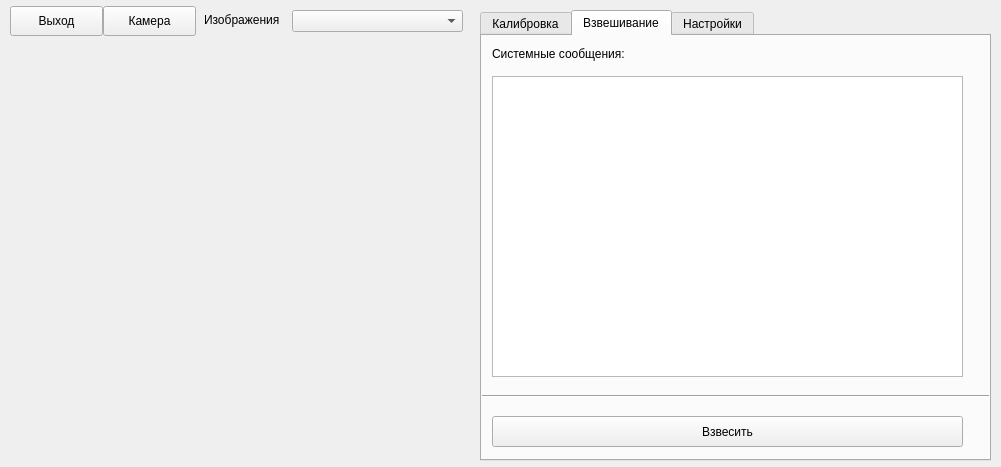
<?xml version="1.0" encoding="UTF-8"?>
<ui version="4.0">
 <class>MainWindow</class>
 <widget class="QMainWindow" name="MainWindow">
  <property name="geometry">
   <rect>
    <x>0</x>
    <y>0</y>
    <width>1001</width>
    <height>467</height>
   </rect>
  </property>
  <property name="windowTitle">
   <string>MainWindow</string>
  </property>
  <widget class="QWidget" name="centralwidget">
   <property name="autoFillBackground">
    <bool>false</bool>
   </property>
   <widget class="QTabWidget" name="tabWidget">
    <property name="geometry">
     <rect>
      <x>480</x>
      <y>10</y>
      <width>511</width>
      <height>451</height>
     </rect>
    </property>
    <property name="currentIndex">
     <number>1</number>
    </property>
    <widget class="QWidget" name="calibration_tab">
     <attribute name="title">
      <string>Калибровка</string>
     </attribute>
     <widget class="QLabel" name="label_5">
      <property name="geometry">
       <rect>
        <x>10</x>
        <y>10</y>
        <width>151</width>
        <height>16</height>
       </rect>
      </property>
      <property name="text">
       <string>Системные сообщения:</string>
      </property>
     </widget>
     <widget class="QProgressBar" name="cal_progress">
      <property name="geometry">
       <rect>
        <x>210</x>
        <y>380</y>
        <width>281</width>
        <height>31</height>
       </rect>
      </property>
      <property name="maximum">
       <number>10</number>
      </property>
      <property name="value">
       <number>0</number>
      </property>
     </widget>
     <widget class="QPushButton" name="calibrate_button">
      <property name="geometry">
       <rect>
        <x>10</x>
        <y>380</y>
        <width>171</width>
        <height>31</height>
       </rect>
      </property>
      <property name="text">
       <string>Начать калибровку</string>
      </property>
     </widget>
     <widget class="QPlainTextEdit" name="logging_calibrating">
      <property name="geometry">
       <rect>
        <x>10</x>
        <y>40</y>
        <width>471</width>
        <height>321</height>
       </rect>
      </property>
      <property name="readOnly">
       <bool>true</bool>
      </property>
     </widget>
    </widget>
    <widget class="QWidget" name="scaling_tab">
     <attribute name="title">
      <string>Взвешивание</string>
     </attribute>
     <widget class="QPushButton" name="scale_button">
      <property name="geometry">
       <rect>
        <x>10</x>
        <y>380</y>
        <width>471</width>
        <height>31</height>
       </rect>
      </property>
      <property name="text">
       <string>Взвесить</string>
      </property>
     </widget>
     <widget class="QLabel" name="label_2">
      <property name="geometry">
       <rect>
        <x>10</x>
        <y>10</y>
        <width>151</width>
        <height>16</height>
       </rect>
      </property>
      <property name="text">
       <string>Системные сообщения:</string>
      </property>
     </widget>
     <widget class="Line" name="line_2">
      <property name="geometry">
       <rect>
        <x>0</x>
        <y>350</y>
        <width>511</width>
        <height>20</height>
       </rect>
      </property>
      <property name="orientation">
       <enum>Qt::Horizontal</enum>
      </property>
     </widget>
     <widget class="QPlainTextEdit" name="logging_scaling">
      <property name="geometry">
       <rect>
        <x>10</x>
        <y>40</y>
        <width>471</width>
        <height>301</height>
       </rect>
      </property>
      <property name="readOnly">
       <bool>true</bool>
      </property>
     </widget>
    </widget>
    <widget class="QWidget" name="settings">
     <attribute name="title">
      <string>Настройки</string>
     </attribute>
     <widget class="QLabel" name="label">
      <property name="geometry">
       <rect>
        <x>10</x>
        <y>50</y>
        <width>371</width>
        <height>21</height>
       </rect>
      </property>
      <property name="text">
       <string>Число снимков на одну операцию взвешивания</string>
      </property>
     </widget>
     <widget class="QSpinBox" name="shots_input">
      <property name="geometry">
       <rect>
        <x>340</x>
        <y>50</y>
        <width>151</width>
        <height>22</height>
       </rect>
      </property>
      <property name="minimum">
       <number>1</number>
      </property>
      <property name="maximum">
       <number>16</number>
      </property>
     </widget>
     <widget class="QComboBox" name="drive_letter_box">
      <property name="geometry">
       <rect>
        <x>340</x>
        <y>90</y>
        <width>151</width>
        <height>22</height>
       </rect>
      </property>
     </widget>
     <widget class="QLabel" name="label_4">
      <property name="geometry">
       <rect>
        <x>10</x>
        <y>90</y>
        <width>291</width>
        <height>16</height>
       </rect>
      </property>
      <property name="text">
       <string>Выбор буквы диска с подключенной камерой</string>
      </property>
     </widget>
     <widget class="QLabel" name="label_6">
      <property name="geometry">
       <rect>
        <x>10</x>
        <y>10</y>
        <width>121</width>
        <height>16</height>
       </rect>
      </property>
      <property name="text">
       <string>Общие настройки</string>
      </property>
     </widget>
     <widget class="Line" name="line">
      <property name="geometry">
       <rect>
        <x>-10</x>
        <y>30</y>
        <width>521</width>
        <height>20</height>
       </rect>
      </property>
      <property name="orientation">
       <enum>Qt::Horizontal</enum>
      </property>
     </widget>
     <widget class="Line" name="line_5">
      <property name="geometry">
       <rect>
        <x>-10</x>
        <y>110</y>
        <width>521</width>
        <height>20</height>
       </rect>
      </property>
      <property name="orientation">
       <enum>Qt::Horizontal</enum>
      </property>
     </widget>
     <widget class="QLabel" name="label_8">
      <property name="geometry">
       <rect>
        <x>10</x>
        <y>160</y>
        <width>201</width>
        <height>16</height>
       </rect>
      </property>
      <property name="text">
       <string>Настройки режима калибровки</string>
      </property>
      <property name="textFormat">
       <enum>Qt::AutoText</enum>
      </property>
     </widget>
     <widget class="Line" name="line_6">
      <property name="geometry">
       <rect>
        <x>-10</x>
        <y>180</y>
        <width>521</width>
        <height>20</height>
       </rect>
      </property>
      <property name="orientation">
       <enum>Qt::Horizontal</enum>
      </property>
     </widget>
     <widget class="QLabel" name="label_9">
      <property name="geometry">
       <rect>
        <x>10</x>
        <y>200</y>
        <width>371</width>
        <height>21</height>
       </rect>
      </property>
      <property name="text">
       <string>Вес грузика (в граммах)</string>
      </property>
     </widget>
     <widget class="QLabel" name="label_10">
      <property name="geometry">
       <rect>
        <x>10</x>
        <y>240</y>
        <width>291</width>
        <height>16</height>
       </rect>
      </property>
      <property name="text">
       <string>Наименование тензометрического датчика</string>
      </property>
     </widget>
     <widget class="Line" name="line_7">
      <property name="geometry">
       <rect>
        <x>-10</x>
        <y>260</y>
        <width>521</width>
        <height>20</height>
       </rect>
      </property>
      <property name="orientation">
       <enum>Qt::Horizontal</enum>
      </property>
     </widget>
     <widget class="QSpinBox" name="cal_weight_input">
      <property name="geometry">
       <rect>
        <x>340</x>
        <y>200</y>
        <width>151</width>
        <height>22</height>
       </rect>
      </property>
      <property name="minimum">
       <number>1</number>
      </property>
      <property name="maximum">
       <number>5000</number>
      </property>
     </widget>
     <widget class="QLineEdit" name="sensor_name_input">
      <property name="geometry">
       <rect>
        <x>340</x>
        <y>240</y>
        <width>151</width>
        <height>22</height>
       </rect>
      </property>
     </widget>
     <widget class="QLabel" name="label_11">
      <property name="geometry">
       <rect>
        <x>10</x>
        <y>360</y>
        <width>301</width>
        <height>16</height>
       </rect>
      </property>
      <property name="text">
       <string>Выбор файла корректировок (./accuracy_presets/)</string>
      </property>
     </widget>
     <widget class="QLabel" name="label_13">
      <property name="geometry">
       <rect>
        <x>10</x>
        <y>310</y>
        <width>201</width>
        <height>16</height>
       </rect>
      </property>
      <property name="text">
       <string>Настройки режима взвешивания</string>
      </property>
      <property name="textFormat">
       <enum>Qt::AutoText</enum>
      </property>
     </widget>
     <widget class="Line" name="line_9">
      <property name="geometry">
       <rect>
        <x>-10</x>
        <y>330</y>
        <width>521</width>
        <height>20</height>
       </rect>
      </property>
      <property name="orientation">
       <enum>Qt::Horizontal</enum>
      </property>
     </widget>
     <widget class="QComboBox" name="scaling_file_input">
      <property name="geometry">
       <rect>
        <x>340</x>
        <y>360</y>
        <width>151</width>
        <height>22</height>
       </rect>
      </property>
     </widget>
     <widget class="QCheckBox" name="simple_mode">
      <property name="geometry">
       <rect>
        <x>340</x>
        <y>160</y>
        <width>151</width>
        <height>20</height>
       </rect>
      </property>
      <property name="text">
       <string>Простой режим</string>
      </property>
     </widget>
    </widget>
   </widget>
   <widget class="QLabel" name="img_label">
    <property name="geometry">
     <rect>
      <x>10</x>
      <y>50</y>
      <width>431</width>
      <height>401</height>
     </rect>
    </property>
    <property name="text">
     <string/>
    </property>
    <property name="scaledContents">
     <bool>true</bool>
    </property>
   </widget>
   <widget class="QPushButton" name="exitButton">
    <property name="geometry">
     <rect>
      <x>10</x>
      <y>6</y>
      <width>93</width>
      <height>30</height>
     </rect>
    </property>
    <property name="text">
     <string>Выход</string>
    </property>
   </widget>
   <widget class="QComboBox" name="image_list">
    <property name="geometry">
     <rect>
      <x>292</x>
      <y>10</y>
      <width>171</width>
      <height>22</height>
     </rect>
    </property>
   </widget>
   <widget class="QLabel" name="label_7">
    <property name="geometry">
     <rect>
      <x>204</x>
      <y>10</y>
      <width>81</width>
      <height>20</height>
     </rect>
    </property>
    <property name="text">
     <string>Изображения</string>
    </property>
   </widget>
   <widget class="QPushButton" name="show_camera">
    <property name="geometry">
     <rect>
      <x>103</x>
      <y>6</y>
      <width>93</width>
      <height>30</height>
     </rect>
    </property>
    <property name="text">
     <string>Камера</string>
    </property>
   </widget>
  </widget>
 </widget>
 <resources/>
 <connections/>
</ui>
